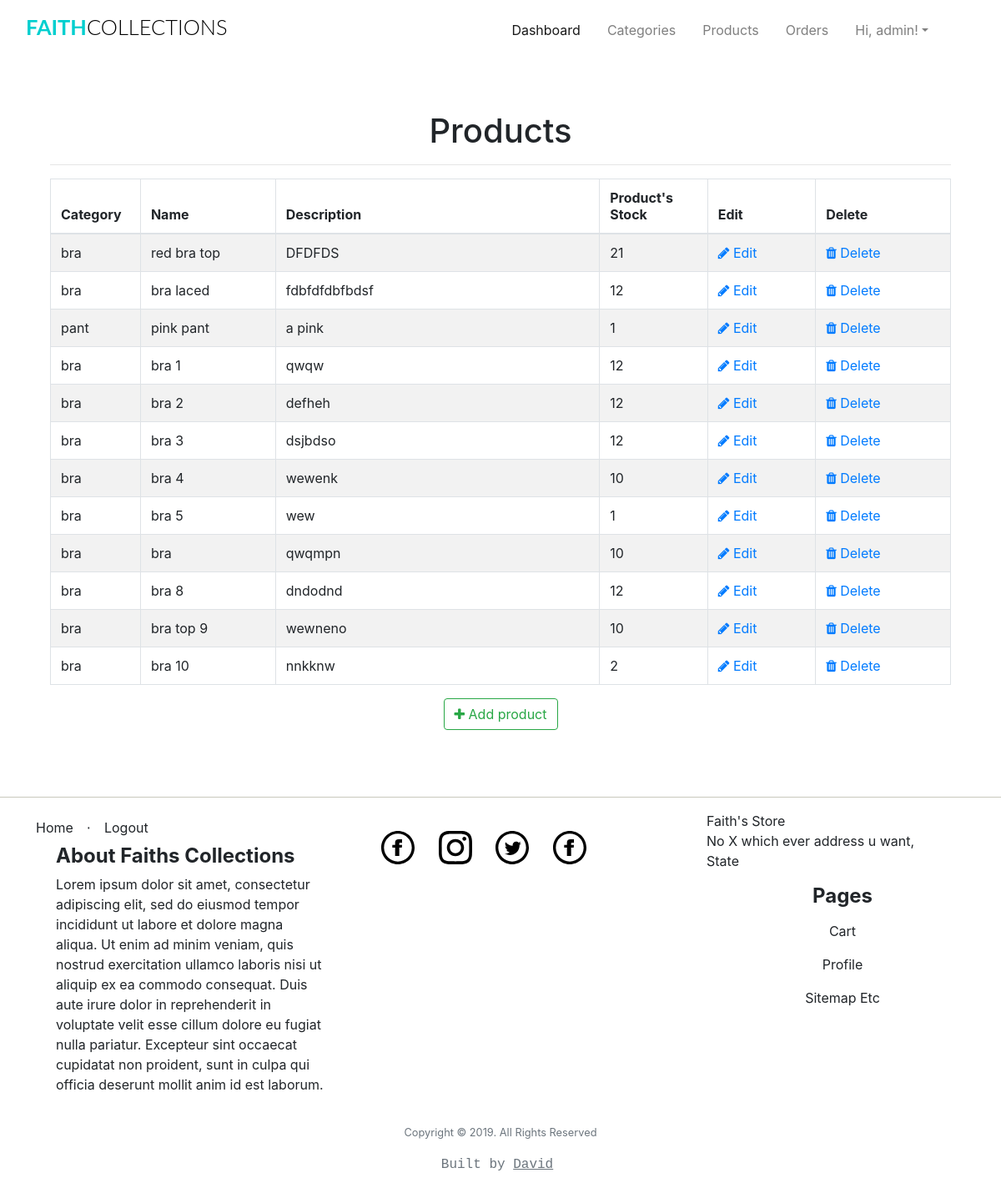
The page /admin/products/ (signed in) on the database as committed earlier.
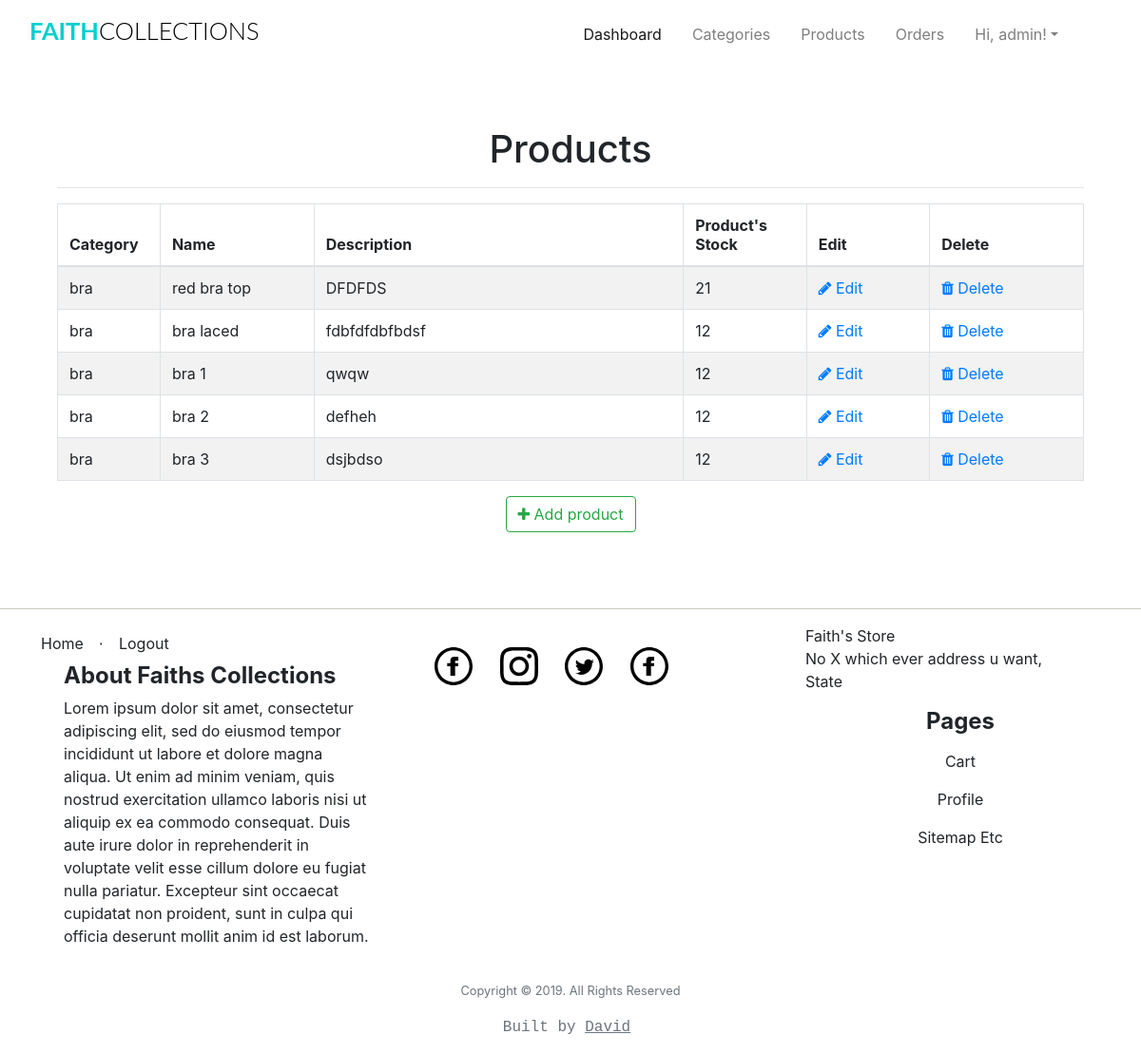
The same page on the database as committed later.
### app/models.py (models this page shows, shortened)
class User(UserMixin, db.Model):
	__tablename__="user"
	id = db.Column(db.Integer, primary_key=True)
	firstname = db.Column(db.String(24), index=True)
	lastname = db.Column(db.String(24), index=True)
	email = db.Column(db.String(50), index=True, unique=True)
	password_hash = db.Column(db.String)
	phonenumber = db.Column(db.String(18), index=True, unique=True)
	is_admin = db.Column(db.Boolean, default = False)
	order = db.relationship("Order", backref='ordered_products')
	kart = db.relationship('Kart', uselist=False, backref='user_kart')
	shipping_info = db.relationship('ShippingInfo', backref='shipping',lazy='dynamic')

class Products(db.Model):
	__tablename__ = 'product'
	id = db.Column(db.Integer, primary_key=True)
	product_name = db.Column(db.String(100), index=True)
	product_price = db.Column(db.Integer, index=True)
	product_image = db.Column(db.String(120),index=True)
	product_description = db.Column(db.String(200), index=True)
	product_stock = db.Column(db.Integer, index = True)
	product_size = db.Column(db.String(5), index = True)
	categories_id = db.Column(db.Integer, db.ForeignKey('categories.id'))
	order = db.relationship('Order', secondary=association_table, backref='my_orders', lazy='dynamic')

class Categories(db.Model):
	id = db.Column(db.Integer, primary_key=True)
	category_name  = db.Column(db.String(20), index = True)
	product = db.relationship('Products', backref='products_categories')

### app/admin/routes.py (the view)
@admin.route('/products/')
@login_required
def list_products():
	check_admin()
	'''
	list all products
	'''
	products = Products.query.all()
	return render_template('admin/products/products.html', title = 'Products', products = products)

### app/admin/routes.py (called while the page is built)
def check_admin():
	if not current_user.is_admin:
		abort(403)

### app/models.py (called while the page is built)
@login_manager.user_loader
def load_user(id):
    return User.query.get(int(id))

### app/templates/admin/products/products.html (shortened to what this page needs)
{% extends "base.html" %}
{% block head %}
<head>
    <link href="//maxcdn.bootstrapcdn.com/font-awesome/4.1.0/css/font-awesome.min.css" rel="stylesheet">
</head>
{%endblock head%}
{% block body %}
<div class="container">
  <div class="outer">
    <div class="middle">
      <div class="inner">
        <br/>
        <br/>
        <h1 style="text-align:center;">Products</h1>
        {% if products %}
          <hr class="intro-divider">
            <table class="table table-striped table-bordered">
              <thead>
                <tr>
                  <th width="10%"> Category</th>
                  <th width="15%"> Name </th>
                  <th width="36%"> Description </th>
                  <th width="12%"> Product's Stock </th>
                  <th width="12%"> Edit </th>
                  <th width="15%"> Delete </th>
                </tr>
              </thead>
              <tbody>
              {% for product in products %}
                <tr>
                  <td>{{ product.products_categories.category_name }} </td>
                  <td> {{ product.product_name }} </td>
                  <td> {{ product.product_description }} </td>
                  <td>
                    {% if product %}
                      {{ product.product_stock }}
                    {% else %}
                      0
                    {% endif %}
                  </td>
                  <td>
                    <a href="{{ url_for('admin.edit_product', id=product.id) }}">
                      <i class="fa fa-pencil"></i> Edit
                    </a>
                  </td>
                  <td>
                    <a href="{{ url_for('admin.delete_product', id=product.id) }}">
                      <i class="fa fa-trash"></i> Delete
                    </a>
                  </td>
                </tr>
              {% endfor %}
              </tbody>
            </table>
          </div>
          <div style="text-align: center">
        {% else %}
          <div style="text-align: center">
            <h3> No Products have been added. </h3>
            <hr class="intro-divider">
        {% endif %}
          <a href="{{ url_for('admin.add_product') }}" class="btn btn-outline-success">
            <i class="fa fa-plus"></i>
            Add product
          </a>
        </div>
      </div>
    </div>
  </div>
{% endblock %}

### app/templates/base.html (shortened to what this page needs)
<html>
    <head>
        <link href="{{ url_for('static', filename='css/bootstrap.min.css') }}"rel="stylesheet">
        <link href="{{ url_for('static', filename='css/st.css') }}"rel="stylesheet">
        {%block head%}
        {%endblock head%}
    </head>
    <body>
            <div class="container-fluid mt-1 mb-3">
                <nav class="navbar navbar-expand-lg navbar-light">
                    <h1 class="brand_name">
                        <a class="navbar-brand" href="{{ url_for('home.homepage') }}">Faith<span>Collections</span></a>
                    </h1>
                    <div class="collapse navbar-collapse" id="navbarTogglerDemo03">
                    <ul class="navbar-nav ml-auto mr-5 mt-2 mt-lg-0">
                            {% if current_user.is_authenticated %}
                            {% if current_user.is_admin %}
                            <li class="nav-item ml-3">
                              <a class="nav-link active" href="{{ url_for('home.admin_dashboard') }}">Dashboard</a>
                            </li>
                            <li class="nav-item ml-3">
                              <a class="nav-link" href="{{ url_for('admin.list_categories') }}">Categories</a>
                            </li>
                            <li class="nav-item ml-3">
                              <a class="nav-link" href="{{ url_for('admin.list_products') }}">Products</a>
                            </li>
                            <li class="nav-item ml-3">
                              <a class="nav-link" href="{{ url_for('admin.list_orders') }}" >Orders</a>
                            </li>
                            {% else %}
                              <li class="nav-item ml-3">
                                <a class="nav-link" href="{{ url_for('users.cart') }}">Cart<span class="badge badge-light">{{ count }}</span></a>
                              </li>
                              {% endif %}
                              <li class="nav-item dropdown ml-3">
                                    <a class="nav-link dropdown-toggle" data-toggle="dropdown" href="#" role="button" aria-haspopup="true" aria-expanded="false">
                                        Hi, {{ current_user.firstname }}!</a>
                                  </li>
                                    {% endif %}
                    </ul>
                    </div>
                </nav>
            </div>
    <div class=" container">
            {% block body %}
            {% endblock %}
    </div>
    <div class="push"></div>
    <hr class="footer-break"></hr>
    <div class="container-fluid">
        <footer class="footer">
                <div class="row">
                        <div class="col">
                                <ul class="nav">
                                    <li class=" nav-item" ><a class="nav-link footer-links" href="{{ url_for('home.homepage') }}">Home</a></li>
                                    <li class="footer-menu-divider mt-2">⋅</li>
                                    {% if current_user.is_authenticated %}
                                        <li class=" nav-item" ><a class="nav-link footer-links" href="{{ url_for('auth.logout') }}">Logout</a></li>
                                    {% else %}
                                        <li class=" nav-item" ><a class="nav-link footer-links" href="{{ url_for('auth.register') }}">Register</a></li>
                                        <li class="footer-menu-divider mt-2">⋅</li>
                                        <li class=" nav-item" ><a class="nav-link footer-links" href="{{ url_for('auth.login') }}">Login</a></li>
                                    {% endif %}
                                </ul>
                                <ul class="d-block">
                                     <li class="d-block"><h6 class="footer-title" style="text-align:start;">About Faiths Collections</h6></li>
                                    <li class="d-block">
                                        <p>
                                                Lorem ipsum dolor sit amet, consectetur adipiscing elit,
                                                sed do eiusmod tempor incididunt ut labore et dolore magna aliqua. Ut enim ad minim veniam,
                                                quis nostrud exercitation ullamco laboris nisi ut aliquip ex ea commodo consequat.
                                                Duis aute irure dolor in reprehenderit in voluptate velit esse cillum dolore eu fugiat nulla pariatur.
                                                Excepteur sint occaecat cupidatat non proident,
                                                sunt in culpa qui officia deserunt mollit anim id est laborum.
                                        </p>
                                    </li>
                                </ul>
                        </div>
                        <div class="col">
                                <ul class="d-inline-block mt-4">
                                <li class="d-inline-block mr-4 mb-2">
                                    <a href="#">
                                        <img src="{{url_for('static',filename='iconmonstr-facebook.svg')}}" class="img-responsive svg-footer">
                                    </a>
                                    </li>
                                 <li class="d-inline-block mr-4 mb-2">
                                     <a href="#">
                                        <img src="{{url_for('static',filename='iconmonstr-instagram.svg')}}" class="img-responsive svg-footer">
                                     </a>
                                </li>
                                <li class="d-inline-block mr-4 mb-2">
                                    <a href="#">
                                        <img src="{{url_for('static',filename='iconmonstr-twitter.svg')}}" class="img-responsive svg-footer">
                                    </a>
                                </li>
                                <li class="d-inline-block mr-4 mb-2">
                                    <a href="#">
                                        <img src="{{url_for('static',filename='iconmonstr-facebook.svg')}}" class="img-responsive svg-footer">
                                    </a>
                                </li>
                                </ul>
                        </div>
                        <div class="col">
                            <ul class="d-block">
                                <li class="d-block"><address>Faith's Store<br>No X which ever address u want,<br> State</address></li>
                                <li class="d-block"><h6 class="footer-title">Pages</h6></li>
                                <li class="d-block"><a class="nav-link footer-links" href="{{url_for('users.cart')}}">cart</a></li>
                                <li class="d-block"><a class="nav-link footer-links" href="{{url_for('users.profile')}}">profile</a></li>
                                <li class="d-block"><a class="nav-link footer-links" href="#">sitemap etc</a></li>
                              </ul>
                        </div>
                </div>
                <p class="copyright text-muted small text-center">Copyright © 2019. All Rights Reserved</p>
                <p class="small text-center owner text-muted"> Built by <a class="mr-2" href="https://github.com/Iamdavidonuh">David</a> </p>
        </footer>
    </div>
    </body>
</html>

### app/static/css/st.css (style rules this page uses)
.svg-footer { height: 2.5em; width: 2.5em; }
.footer-break { background-color:#e0e0d1; }
.footer-title { font-weight: bold; font-size: 1.5em; text-align: center; }
.footer-links { text-align: center; color: inherit; text-decoration:none; text-transform: capitalize; }
.owner { font-family: 'Courier New', Courier, monospace; font-size: 1.0em; }
.owner > a { text-decoration: underline; color: inherit; }
.brand_name .navbar-brand { font-size:1.59rem; text-transform: uppercase; font-family: 'Lato', sans-serif; font-weight: 700; color: #333; }
.brand_name >.navbar-brand { color:#01CFCF; text-decoration: none; }
.brand_name >.navbar-brand span { color: #000; font-weight: 300; }
.push { height:4em; }
.row { margin-left: auto; margin-right: auto; margin-bottom: 20px; }
.row:after { content: ""; display: table; clear: both; }
.row .col { float: left; -webkit-box-sizing: border-box; box-sizing: border-box; padding: 0 0.75rem; min-height: 1px; }

Rows that differ between the two databases and show on the page:
removed Products: products_categories.category_name "pant", product_name "pink pant", product_description "a pink", product_stock "1"
removed Products: products_categories.category_name "bra", product_name "bra 4", product_description "wewenk", product_stock "10"
removed Products: products_categories.category_name "bra", product_name "bra 5", product_description "wew", product_stock "1"
removed Products: products_categories.category_name "bra", product_name "bra", product_description "qwqmpn", product_stock "10"
removed Products: products_categories.category_name "bra", product_name "bra 8", product_description "dndodnd", product_stock "12"
removed Products: products_categories.category_name "bra", product_name "bra top 9", product_description "wewneno", product_stock "10"
removed Products: products_categories.category_name "bra", product_name "bra 10", product_description "nnkknw", product_stock "2"
